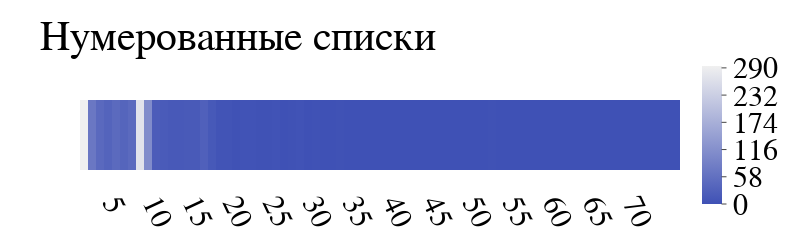

The cell this chart's notebook holds for it:
### Code cell
heats = make_hist3([stat['ordered lists'] for stat in unique_stats][1:], 75, 1)
fig = plot(*heats, 'Нумерованные списки')
fig

### Figure 1 — Plotly figure (JSON) as saved in the notebook; plotly's stock layout.template omitted (floating-point values rounded to 4 significant figures)
{"data": [{"colorbar": {"dtick": 58, "len": 2.25, "lenmode": "fraction", "thickness": 20, "tick0": 0, "tickformat": "000", "ticks": "outside"}, "colorscale": [[0, "rgba(63, 81, 181, 1.0)"], [1, "#f0f0f0"]], "type": "heatmap", "x": [1, 2, 3, 4, 5, 6, 7, 8, 9, 10, 11, 12, 13, 14, 15, 16, 17, 18, 19, 20, 21, 22, 23, 24, 25, 26, 27, 28, 29, 30, 31, 32, 33, 34, 35, 36, 37, 38, 39, 40, 41, 42, 43, 44, 45, 46, 47, 48, 49, 50, 51, 52, 53, 54, 55, 56, 57, 58, 59, 60, 61, 62, 63, 64, 65, 66, 67, 68, 69, 70, 71, 72, 73, 74, 75], "y": [""], "z": [[294, 71, 45, 35, 47, 37, 47, 270, 109, 21, 19, 15, 15, 16, 17, 28, 14, 5, 5, 2, 4, 4, 2, 2, 4, 0, 2, 3, 0, 1, 0, 0, 2, 0, 0, 0, 0, 0, 0, 0, 0, 0, 0, 0, 0, 0, 0, 0, 0, 0, 0, 1, 0, 0, 0, 0, 0, 0, 0, 0, 0, 0, 0, 0, 0, 0, 0, 0, 0, 0, 0, 0, 0, 0, 0]]}], "layout": {"font": {"color": "black", "family": "Times New Roman", "size": 30}, "height": 250, "margin": {"pad": 10}, "plot_bgcolor": "rgba(0, 0, 0, 0)", "showlegend": false, "title": {"text": "Нумерованные списки"}, "width": 800, "xaxis": {"tick0": 0, "tickangle": 65, "tickformat": "000", "tickmode": "array", "tickvals": [0, 5, 10, 15, 20, 25, 30, 35, 40, 45, 50, 55, 60, 65, 70], "type": "linear"}, "yaxis": {"side": "left", "tickangle": 0, "tickformat": "000", "title": {"font": {"color": "black", "family": "Times New Roman", "size": 25}}}}}
